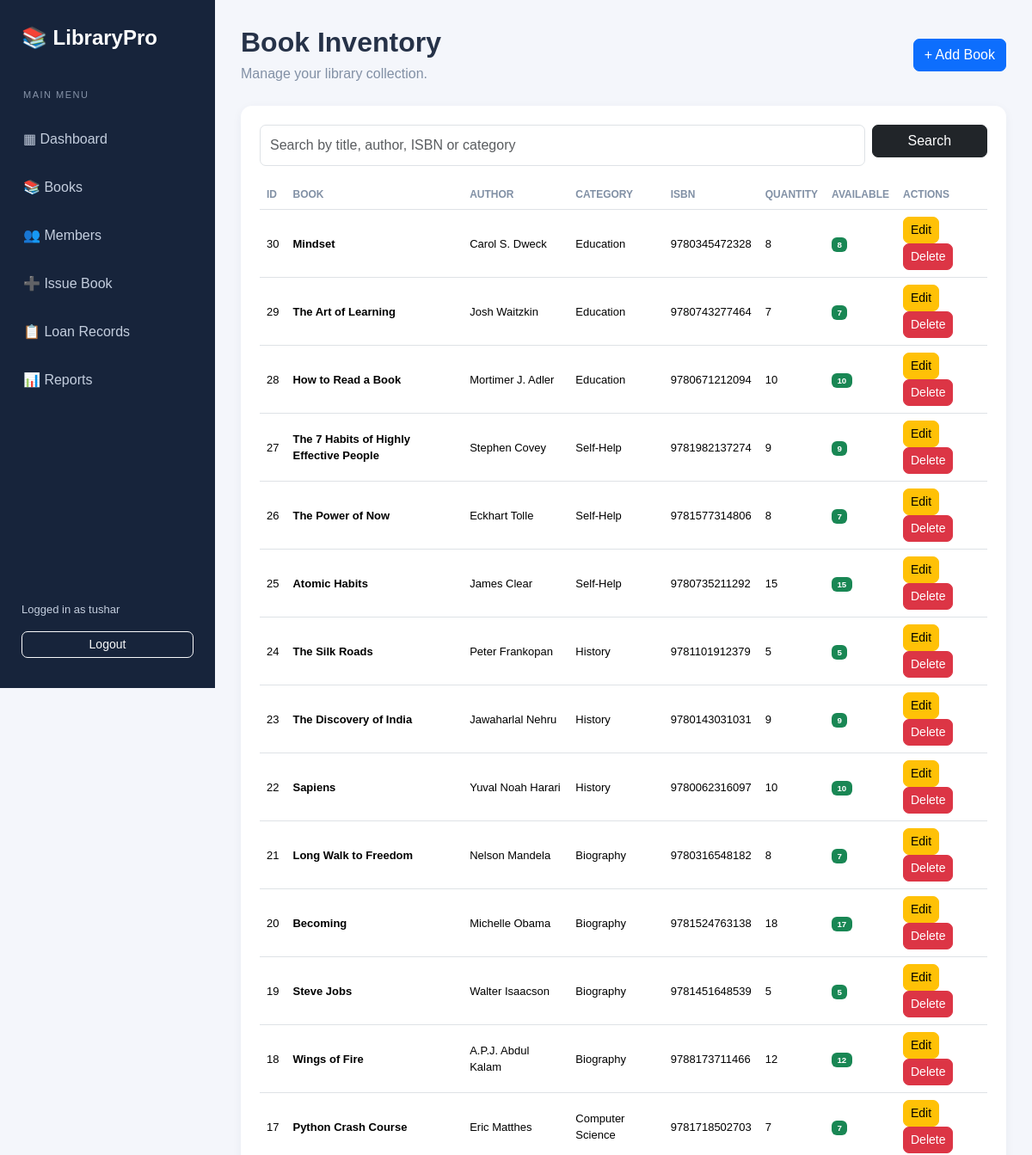
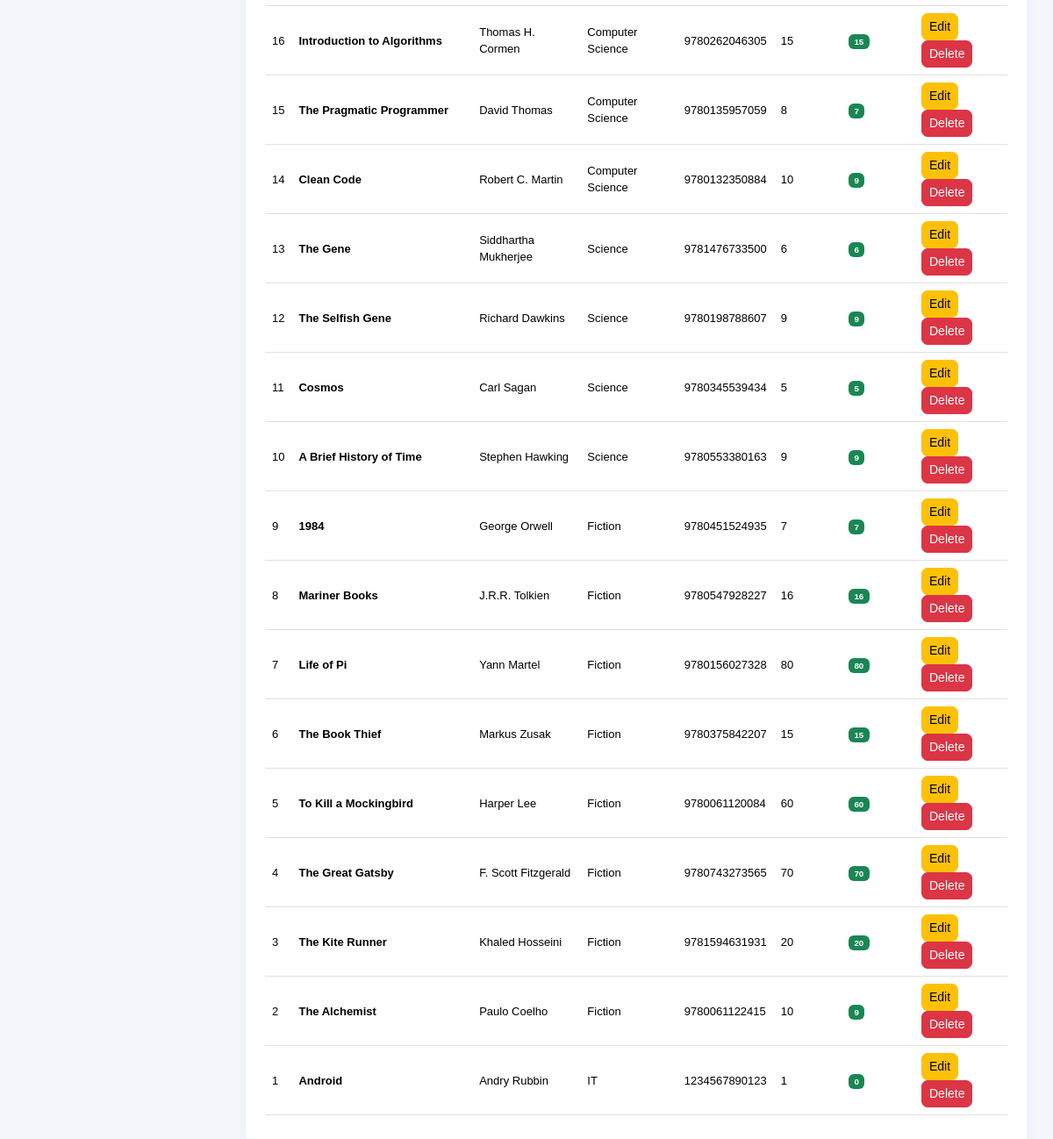
The page /books (signed in) on the database its author committed (2 pictures, top to bottom).
### models.py (models this page shows, shortened)
class User(UserMixin, db.Model):
    id = db.Column(db.Integer, primary_key=True)
    username = db.Column(db.String(80), unique=True, nullable=False)
    password_hash = db.Column(db.String(255), nullable=False)

class Book(db.Model):
    id = db.Column(db.Integer, primary_key=True)
    title = db.Column(db.String(200), nullable=False)
    author = db.Column(db.String(150), nullable=False)
    isbn = db.Column(db.String(30), unique=True, nullable=True)
    category = db.Column(db.String(100))
    publisher = db.Column(db.String(150))
    quantity = db.Column(db.Integer, nullable=False, default=1)
    loans = db.relationship("Loan", backref="book", lazy=True)
    @property
    def issued_count(self):
        return Loan.query.filter_by(
            book_id=self.id,
            return_date=None
        ).count()
    @property
    def available_count(self):
        return self.quantity - self.issued_count

### app.py (the view, shortened to what this page needs)
@app.route("/books")
@login_required
def books():
    search = request.args.get("search", "").strip()
    query = Book.query
    all_books = query.order_by(Book.id.desc()).all()
    return render_template(
        "books.html",
        books=all_books,
        search=search
    )

### app.py (called while the page is built)
@login_manager.user_loader
def load_user(user_id):
    return db.session.get(User, int(user_id))

### templates/books.html (shortened to what this page needs)
{% extends 'base.html' %}
{% block content %}
<div class="page-heading">
    <div>
        <h2>Book Inventory</h2>
        <p>Manage your library collection.</p>
    </div>
    <a href="{{ url_for('add_book') }}" class="btn btn-primary">
        + Add Book
    </a>
</div>
<div class="content-card">
    <form method="GET" class="row g-2 mb-3">
        <div class="col-md-10">
            <input name="search" class="form-control"
                   value="{{ search }}"
                   placeholder="Search by title, author, ISBN or category">
        </div>
        <div class="col-md-2">
            <button class="btn btn-dark w-100">Search</button>
        </div>
    </form>
    <div class="table-responsive">
        <table class="table align-middle">
            <thead>
                <tr>
                    <th>ID</th>
                    <th>Book</th>
                    <th>Author</th>
                    <th>Category</th>
                    <th>ISBN</th>
                    <th>Quantity</th>
                    <th>Available</th>
                    <th>Actions</th>
                </tr>
            </thead>
            <tbody>
            {% for book in books %}
                <tr>
                    <td>{{ book.id }}</td>
                    <td><strong>{{ book.title }}</strong></td>
                    <td>{{ book.author }}</td>
                    <td>{{ book.category or '-' }}</td>
                    <td>{{ book.isbn or '-' }}</td>
                    <td>{{ book.quantity }}</td>
                    <td>
                        <span class="badge bg-success">
                            {{ book.available_count }}
                        </span>
                    </td>
                    <td>
                        <a href="{{ url_for('edit_book', book_id=book.id) }}"
                           class="btn btn-sm btn-warning">Edit</a>
                        <form method="POST"
                              action="{{ url_for('delete_book', book_id=book.id) }}"
                              class="d-inline"
                              onsubmit="return confirm('Delete this book?')">
                            <button class="btn btn-sm btn-danger">
                                Delete
                            </button>
                        </form>
                    </td>
                </tr>
            {% else %}
                <tr>
                    <td colspan="8" class="text-center py-4">
                        No books found.
                    </td>
                </tr>
            {% endfor %}
            </tbody>
        </table>
    </div>
</div>
{% endblock %}

### templates/base.html (shortened to what this page needs)
<!DOCTYPE html>
<html lang="en">
<head>
    <link href="https://cdn.jsdelivr.net/npm/bootstrap@5.3.3/dist/css/bootstrap.min.css"
          rel="stylesheet">
    <link rel="stylesheet"
          href="{{ url_for('static', filename='css/style.css') }}">
</head>
<body>
{% if current_user.is_authenticated %}
<div class="sidebar">
    <h4 class="brand">📚 LibraryPro</h4>
    <p class="sidebar-label">MAIN MENU</p>
    <a href="{{ url_for('dashboard') }}">▦ Dashboard</a>
    <a href="{{ url_for('books') }}">📚 Books</a>
    <a href="{{ url_for('members') }}">👥 Members</a>
    <a href="{{ url_for('issue_book') }}">➕ Issue Book</a>
    <a href="{{ url_for('loans') }}">📋 Loan Records</a>
    <a href="{{ url_for('reports') }}">📊 Reports</a>
    <div class="sidebar-bottom">
        <span>Logged in as {{ current_user.username }}</span>
        <form method="POST" action="{{ url_for('logout') }}">
            <button class="btn btn-outline-light btn-sm w-100 mt-3">
                Logout
            </button>
        </form>
    </div>
</div>
{% endif %}
<main class="{% if current_user.is_authenticated %}main-content{% else %}login-container{% endif %}">
    {% block content %}{% endblock %}
</main>
</body>
</html>

### static/css/style.css (style rules this page uses)
* { box-sizing: border-box; }
body { margin: 0; background: #f4f6fb; font-family: Arial, sans-serif; color: #263248; }
.sidebar { width: 250px; height: 100vh; background: #17243b; color: white; position: fixed; top: 0; left: 0; padding: 25px 15px; z-index: 100; display: flex; flex-direction: column; }
.brand { font-weight: bold; padding: 5px 10px 25px; color: #ffffff; }
.sidebar-label { color: #8794a9; font-size: 11px; letter-spacing: 1.5px; padding-left: 12px; margin-top: 10px; }
.sidebar a { color: #c4cede; display: block; text-decoration: none; padding: 13px 12px; margin: 3px 0; border-radius: 8px; transition: 0.2s; }
.sidebar-bottom { margin-top: auto; font-size: 13px; color: #c4cede; padding: 10px; }
.main-content { margin-left: 250px; padding: 30px; min-height: 100vh; }
.page-heading { display: flex; justify-content: space-between; align-items: center; margin-bottom: 25px; gap: 15px; }
.page-heading h2 { font-weight: 700; margin: 0 0 6px; }
.page-heading p { color: #8290a5; margin: 0; }
.content-card { background: white; border-radius: 13px; padding: 22px; box-shadow: 0 3px 12px rgba(30, 50, 80, 0.05); }
.form-control, .form-select { padding: 11px; border-radius: 7px; }
.table { vertical-align: middle; }
.table thead th { font-size: 12px; color: #8190a5; text-transform: uppercase; white-space: nowrap; }
.table tbody td { font-size: 13px; }
.btn { border-radius: 7px; }

### rows shown on the page
User: username "tushar"
Book: id "30", title "Mindset", author "Carol S. Dweck", category "Education", isbn "9780345472328", quantity "8", available_count "8"
Book: id "29", title "The Art of Learning", author "Josh Waitzkin", category "Education", isbn "9780743277464", quantity "7", available_count "7"
Book: id "28", title "How to Read a Book", author "Mortimer J. Adler", category "Education", isbn "9780671212094", quantity "10", available_count "10"
Book: id "27", title "The 7 Habits of Highly Effective People", author "Stephen Covey", category "Self-Help", isbn "9781982137274", quantity "9", available_count "9"
Book: id "26", title "The Power of Now", author "Eckhart Tolle", category "Self-Help", isbn "9781577314806", quantity "8", available_count "7"
Book: id "25", title "Atomic Habits", author "James Clear", category "Self-Help", isbn "9780735211292", quantity "15", available_count "15"
Book: id "24", title "The Silk Roads", author "Peter Frankopan", category "History", isbn "9781101912379", quantity "5", available_count "5"
Book: id "23", title "The Discovery of India", author "Jawaharlal Nehru", category "History", isbn "9780143031031", quantity "9", available_count "9"
Book: id "22", title "Sapiens", author "Yuval Noah Harari", category "History", isbn "9780062316097", quantity "10", available_count "10"
Book: id "21", title "Long Walk to Freedom", author "Nelson Mandela", category "Biography", isbn "9780316548182", quantity "8", available_count "7"
Book: id "20", title "Becoming", author "Michelle Obama", category "Biography", isbn "9781524763138", quantity "18", available_count "17"
Book: id "19", title "Steve Jobs", author "Walter Isaacson", category "Biography", isbn "9781451648539", quantity "5", available_count "5"
Book: id "18", title "Wings of Fire", author "A.P.J. Abdul Kalam", category "Biography", isbn "9788173711466", quantity "12", available_count "12"
Book: id "17", title "Python Crash Course", author "Eric Matthes", category "Computer Science", isbn "9781718502703", quantity "7", available_count "7"
Book: id "16", title "Introduction to Algorithms", author "Thomas H. Cormen", category "Computer Science", isbn "9780262046305", quantity "15", available_count "15"
Book: id "15", title "The Pragmatic Programmer", author "David Thomas", category "Computer Science", isbn "9780135957059", quantity "8", available_count "7"
Book: id "14", title "Clean Code", author "Robert C. Martin", category "Computer Science", isbn "9780132350884", quantity "10", available_count "9"
Book: id "13", title "The Gene", author "Siddhartha Mukherjee", category "Science", isbn "9781476733500", quantity "6", available_count "6"
Book: id "12", title "The Selfish Gene", author "Richard Dawkins", category "Science", isbn "9780198788607", quantity "9", available_count "9"
Book: id "11", title "Cosmos", author "Carl Sagan", category "Science", isbn "9780345539434", quantity "5", available_count "5"
Book: id "10", title "A Brief History of Time", author "Stephen Hawking", category "Science", isbn "9780553380163", quantity "9", available_count "9"
Book: id "9", title "1984", author "George Orwell", category "Fiction", isbn "9780451524935", quantity "7", available_count "7"
Book: id "8", title "Mariner Books", author "J.R.R. Tolkien", category "Fiction", isbn "9780547928227", quantity "16", available_count "16"
Book: id "7", title "Life of Pi", author "Yann Martel", category "Fiction", isbn "9780156027328", quantity "80", available_count "80"
Book: id "6", title "The Book Thief", author "Markus Zusak", category "Fiction", isbn "9780375842207", quantity "15", available_count "15"
Book: id "5", title "To Kill a Mockingbird", author "Harper Lee", category "Fiction", isbn "9780061120084", quantity "60", available_count "60"
Book: id "4", title "The Great Gatsby", author "F. Scott Fitzgerald", category "Fiction", isbn "9780743273565", quantity "70", available_count "70"
Book: id "3", title "The Kite Runner", author "Khaled Hosseini", category "Fiction", isbn "9781594631931", quantity "20", available_count "20"
Book: id "2", title "The Alchemist", author "Paulo Coelho", category "Fiction", isbn "9780061122415", quantity "10", available_count "9"
Book: id "1", title "Android", author "Andry Rubbin", category "IT", isbn "1234567890123", quantity "1", available_count "0"
